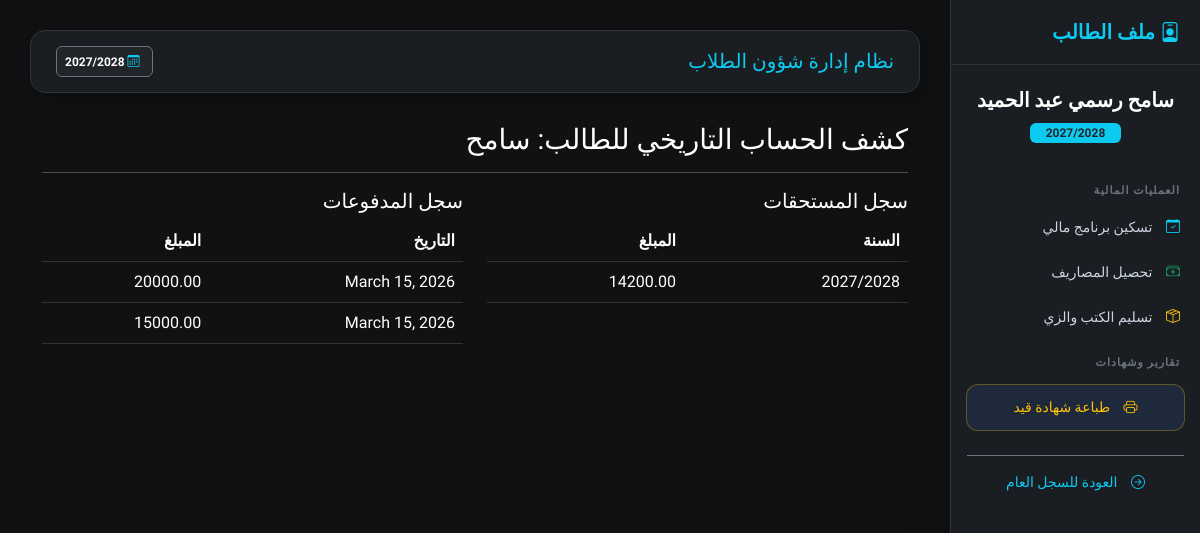
Screenshot of /students/debt-history/3/ with the database file from the repository.
### students/models.py (models this page shows, shortened)
class Student(models.Model):
    RELIGION_CHOICES = [("Muslim", "مسلم"), ("Christian", "مسيحي")]
    STATUS_CHOICES = [("New", "مستجد"), ("Transferred", "منقول"), ("Home", "عمال"), ("Promoted", "ناجح ومنقول")]
    GENDER_CHOICES = [('Male', 'ذكر'), ('Female', 'أنثى')]
    SPECIALIZATION_CHOICES = [
        ("General", "شعبة عامة"), ("Restaurant", "مطعم"), ("Kitchen", "مطبخ"),
        ("Guidance", "ارشاد"), ("Internal", "اشراف داخلي"), ("Computer", "حاسب الي"),
    ]
    image = models.ImageField("صورة الطالب", upload_to="students/", null=True, blank=True)
    registration_number = models.CharField("رقم القيد", max_length=50, unique=True, blank=True, null=True)
    first_name = models.CharField("الاسم الأول", max_length=100)
    last_name = models.CharField("اسم العائلة", max_length=100)
    national_id_validator = RegexValidator(
        regex=r'^\d{14}$',
        message="الرقم القومي يجب أن يتكون من 14 رقماً فقط."
    )
    national_id = models.CharField(
        "الرقم القومي",
        max_length=14,
        validators=[national_id_validator],
        unique=True,
        null=True, blank=True
    )
    student_code = models.CharField("كود الطالب", max_length=20, unique=True, editable=False)
    date_of_birth = models.DateField("تاريخ الميلاد", null=True, blank=True)
    birth_place = models.CharField("محل الميلاد", max_length=150, blank=True, null=True)
    gender = models.CharField(
        "النوع",
        max_length=10,
        choices=GENDER_CHOICES,
        null=True,
        blank=True
    )
    religion = models.CharField("الديانة", max_length=20, null=True, blank=True, choices=RELIGION_CHOICES)
    nationality = models.CharField("الجنسية", max_length=100, default="مصري")
    address = models.TextField("العنوان", blank=True, null=True)
    mother_name = models.CharField("اسم الأم", max_length=150, null=True, blank=True)
    phone = models.CharField("رقم التليفون", max_length=20, null=True, blank=True)
    enrollment_status = models.CharField("حالة القيد", max_length=20, choices=STATUS_CHOICES, default="New")
    integration_status = models.BooleanField("موقف الدمج", default=False)
    specialization = models.CharField("التخصص", max_length=30, choices=SPECIALIZATION_CHOICES, blank=True, null=True)
    previous_debt = models.DecimalField("مديونية سابقة مرحلة", max_digits=10, decimal_places=2, default=0)
    last_promotion_date = models.DateField(null=True, blank=True)
    grade = models.ForeignKey("students.Grade", on_delete=models.PROTECT, null=True, verbose_name="الصف الدراسي")
    classroom = models.ForeignKey("students.Classroom", on_delete=models.PROTECT, null=True, blank=True, verbose_name="الفصل")
    academic_year = models.ForeignKey("finance.AcademicYear", on_delete=models.CASCADE, verbose_name="السنة الدراسية", related_name="students")
    is_active = models.BooleanField("نشط", default=True)
    created_at = models.DateTimeField(auto_now_add=True)
    class Meta:
        ordering = ["-created_at"]
        verbose_name = "طالب"
        verbose_name_plural = "الطلاب"
    def get_full_name(self):
        first = self.first_name if self.first_name else ""
        last = self.last_name if self.last_name else ""
        full = f"{first} {last}".strip()
        return full if full else f"طالب رقم {self.student_code}"

### finance/models.py (models this page shows, shortened)
class AcademicYear(models.Model):
    name = models.CharField(max_length=20)  # مثال: 2025/2026
    is_active = models.BooleanField(default=False)
    def __str__(self):
        return self.name

class StudentAccount(models.Model):
    student = models.OneToOneField("students.Student", on_delete=models.CASCADE, related_name="account")
    academic_year = models.ForeignKey('AcademicYear', on_delete=models.CASCADE, null=True)
    installment_plan = models.ForeignKey('InstallmentPlan', on_delete=models.SET_NULL, null=True, blank=True)
    revenue_category = models.ForeignKey(
        'RevenueCategory',
        on_delete=models.SET_NULL,
        null=True,
        blank=True,
        verbose_name="بند الإيراد المرتبط"
    )
    total_fees = models.DecimalField("إجمالي المصروفات", max_digits=10, decimal_places=2, default=0)
    discount = models.DecimalField("الخصم", max_digits=10, decimal_places=2, default=0)
    created_at = models.DateTimeField(auto_now_add=True)
    class Meta:
        verbose_name = "حساب طالب مالي"
        verbose_name_plural = "حسابات الطلاب المالية"

class Payment(models.Model):
    installment = models.ForeignKey(
        'StudentInstallment',
        on_delete=models.CASCADE,
        related_name="payments",
        null=True,
        blank=True,
        help_text="اتركه فارغاً للإيرادات الحرة"
    )
    student = models.ForeignKey(
        "students.Student",
        on_delete=models.CASCADE,
        related_name="all_payments",
        null=True,
        blank=True
    )
    revenue_category = models.ForeignKey(
        'RevenueCategory',
        on_delete=models.PROTECT,
        null=True,
        blank=False,
        verbose_name="فئة الإيراد"
    )
    academic_year = models.ForeignKey(
        'AcademicYear',
        on_delete=models.CASCADE,
        null=True,
        blank=True,
        verbose_name="السنة الدراسية"
    )
    amount_paid = models.DecimalField(
        max_digits=10,
        decimal_places=2,
        verbose_name="المبلغ المدفوع"
    )
    payment_date = models.DateField(
        default=timezone.now,
        verbose_name="تاريخ الدفع"
    )
    collected_by = models.ForeignKey(
        User,
        on_delete=models.SET_NULL,
        null=True,
        blank=True,
        related_name="collected_payments",
        verbose_name="المحصل (الموظف)"
    )
    is_closed = models.BooleanField(
        default=False,
        verbose_name="تم تقفيل الخزينة"
    )
    closure = models.ForeignKey(
        'DailyClosure',
        on_delete=models.SET_NULL,
        null=True,
        blank=True,
        related_name="payments",
        verbose_name="رقم الجرد/الإغلاق"
    )
    notes = models.TextField(null=True, blank=True, verbose_name="ملاحظات إضافية")
    class Meta:
        verbose_name = "عملية دفع"
        verbose_name_plural = "عمليات الدفع"
        ordering = ['-payment_date', '-id']

### students/views.py (the view)
# urls.py: path('debt-history/<int:student_id>/', views.debt_history, name='debt_history'),
def debt_history(request, student_id):
    student = get_object_or_404(Student, id=student_id)
    accounts = StudentAccount.objects.filter(student=student).order_by('-created_at')
    payments = Payment.objects.filter(student=student).order_by('-payment_date')
    context = {
        "student": student,
        "accounts": accounts,
        "payments": payments,
    }
    return render(request, "students/debt_history.html", context)

### config/context_processors.py (called while the page is built)
def active_academic_year(request): # تأكد أن هذا هو نفس الاسم
    active_year = AcademicYear.objects.filter(is_active=True).first()
    return {'active_year': active_year}

### students/templates/students/debt_history.html
{% extends 'base.html' %}
{% block content %}
<div class="container mt-4">
    <h3>كشف الحساب التاريخي للطالب: {{ student.first_name }}</h3>
    <hr>
    <div class="row">
        <div class="col-md-6">
            <h5>سجل المستحقات</h5>
            <table class="table table-dark">
                <thead><tr><th>السنة</th><th>المبلغ</th></tr></thead>
                <tbody>
                    {% for item in accounts %}
                    <tr><td>{{ item.academic_year }}</td><td>{{ item.total_fees }}</td></tr>
                    {% endfor %}
                </tbody>
            </table>
        </div>
        <div class="col-md-6">
            <h5>سجل المدفوعات</h5>
            <table class="table table-dark">
                <thead><tr><th>التاريخ</th><th>المبلغ</th></tr></thead>
                <tbody>
                    {% for pay in payments %}
                    <tr><td>{{ pay.payment_date }}</td><td>{{ pay.amount_paid }}</td></tr>
                    {% endfor %}
                </tbody>
            </table>
        </div>
    </div>
</div>
{% endblock %}

### finance/templates/base.html (shortened to what this page needs)
{% load static %}
<!DOCTYPE html>
<html lang="ar" dir="rtl">
<head>
    <link href="https://cdn.jsdelivr.net/npm/bootstrap@5.3.2/dist/css/bootstrap.min.css" rel="stylesheet">
    <link href="https://cdn.jsdelivr.net/npm/bootstrap-icons/font/bootstrap-icons.css" rel="stylesheet">
    <link href="https://cdn.jsdelivr.net/npm/select2@4.1.0-rc.0/dist/css/select2.min.css" rel="stylesheet" />
    <link rel="stylesheet" href="https://cdn.jsdelivr.net/npm/select2-bootstrap-5-theme@1.3.0/dist/select2-bootstrap-5-theme.min.css" />
</head>
<body>
<div class="sidebar shadow-lg">
    {% if student and student.id %}
        <h5><i class="bi bi-person-badge"></i> ملف الطالب</h5>
        <div class="text-center mb-4 px-3">
            <span class="d-block fw-bold text-white fs-5">{{ student.get_full_name }}</span>
            <small class="badge bg-info text-dark mt-2 px-3">{{ student.academic_year.name }}</small>
        </div>
        <div class="section-title">العمليات المالية</div>
        <a href="{% url 'assign_plan_with_id' student.id %}">
            <i class="bi bi-calendar-check text-info"></i> تسكين برنامج مالي
        </a>
        <a href="{% url 'quick_collection' %}?student_id={{ student.id }}">
            <i class="bi bi-cash-stack text-success"></i> تحصيل المصاريف
        </a>
        <a href="{% url 'student_inventory_view' student.id %}"
           class="{% if request.resolver_match.url_name == 'student_inventory_view' %}active-link{% endif %}">
            <i class="bi bi-box-seam text-warning"></i> تسليم الكتب والزي
        </a>
        <div class="section-title">تقارير وشهادات</div>
        <a href="javascript:void(0);" onclick="printEnrollmentCertificate()" class="admin-action-btn mt-2" style="color: #ffc107; border-color: rgba(255,193,7,0.3);">
            <i class="bi bi-printer"></i> طباعة شهادة قيد
        </a>
        <a href="{% url 'student_list' %}" class="text-info text-center d-block mt-4 border-top border-secondary pt-3 mx-3">
            <i class="bi bi-arrow-right-circle"></i> العودة للسجل العام
        </a>
    {% endif %}
    </div>
<div class="main-content">
    <div class="top-navbar d-flex justify-content-between align-items-center">
        <h5 class="mb-0 text-info">{% block page_title %}نظام إدارة شؤون الطلاب{% endblock %}</h5>
        <div class="d-flex align-items-center">
            <span class="badge bg-dark border border-secondary p-2 shadow-sm">
                <i class="bi bi-calendar3 me-1 text-info"></i>
                {{ active_year.name|default:"لم يتم تحديد سنة" }}
            </span>
        </div>
    </div>
    {% block content %}{% endblock %}
</div>
</body>
</html>

### finance/templates/base.html (style rules this page uses)
:root { --bg-dark: #0f1113; --sidebar-bg: #1a1d21; --accent-color: #0dcaf0; --text-muted: #cbd5e1; --danger-soft: #ea868f; }
body { font-family: 'Cairo', sans-serif; background-color: var(--bg-dark); color: #ffffff; margin: 0; overflow-x: hidden; }
.sidebar { height: 100vh; background: var(--sidebar-bg); padding-top: 20px; position: fixed; width: 250px; right: 0; z-index: 1000; border-left: 1px solid #333; transition: all 0.3s ease; overflow-y: auto; }
.sidebar h5 { color: var(--accent-color); font-weight: 700; padding: 0 20px 20px; border-bottom: 1px solid #2d3238; margin-bottom: 20px; }
.sidebar a { color: var(--text-muted); padding: 12px 20px; display: block; text-decoration: none; transition: 0.3s; font-size: 14px; }
.sidebar a i { margin-left: 10px; }
.section-title { font-size: 11px; text-transform: uppercase; color: #6c757d; padding: 15px 20px 5px; font-weight: bold; letter-spacing: 1px; }
.admin-action-btn { background: #1e293b; border: 1px solid #334155; margin: 10px 15px; border-radius: 12px; color: var(--accent-color); padding: 12px; display: block; text-decoration: none; text-align: center; font-size: 14px; transition: 0.3s; }
.main-content { margin-right: 250px; padding: 30px; min-height: 100vh; }
.top-navbar { background: var(--sidebar-bg); padding: 15px 25px; border-radius: 15px; margin-bottom: 30px; border: 1px solid #333; box-shadow: 0 4px 12px rgba(0,0,0,0.3); }
.table { color: inherit; }
.table td, .table th { background-color: var(--bg-dark) !important; color: #ffffff !important; border-color: #333 !important; }

### rows the page displays
Student: get_full_name "سامح رسمي عبد الحميد", academic_year.name "2027/2028", first_name "سامح"
AcademicYear: name "2027/2028"
StudentAccount: academic_year "2027/2028", total_fees "14200.00"
Payment: payment_date "March 15, 2026", amount_paid "20000.00"
Payment: payment_date "March 15, 2026", amount_paid "15000.00"
